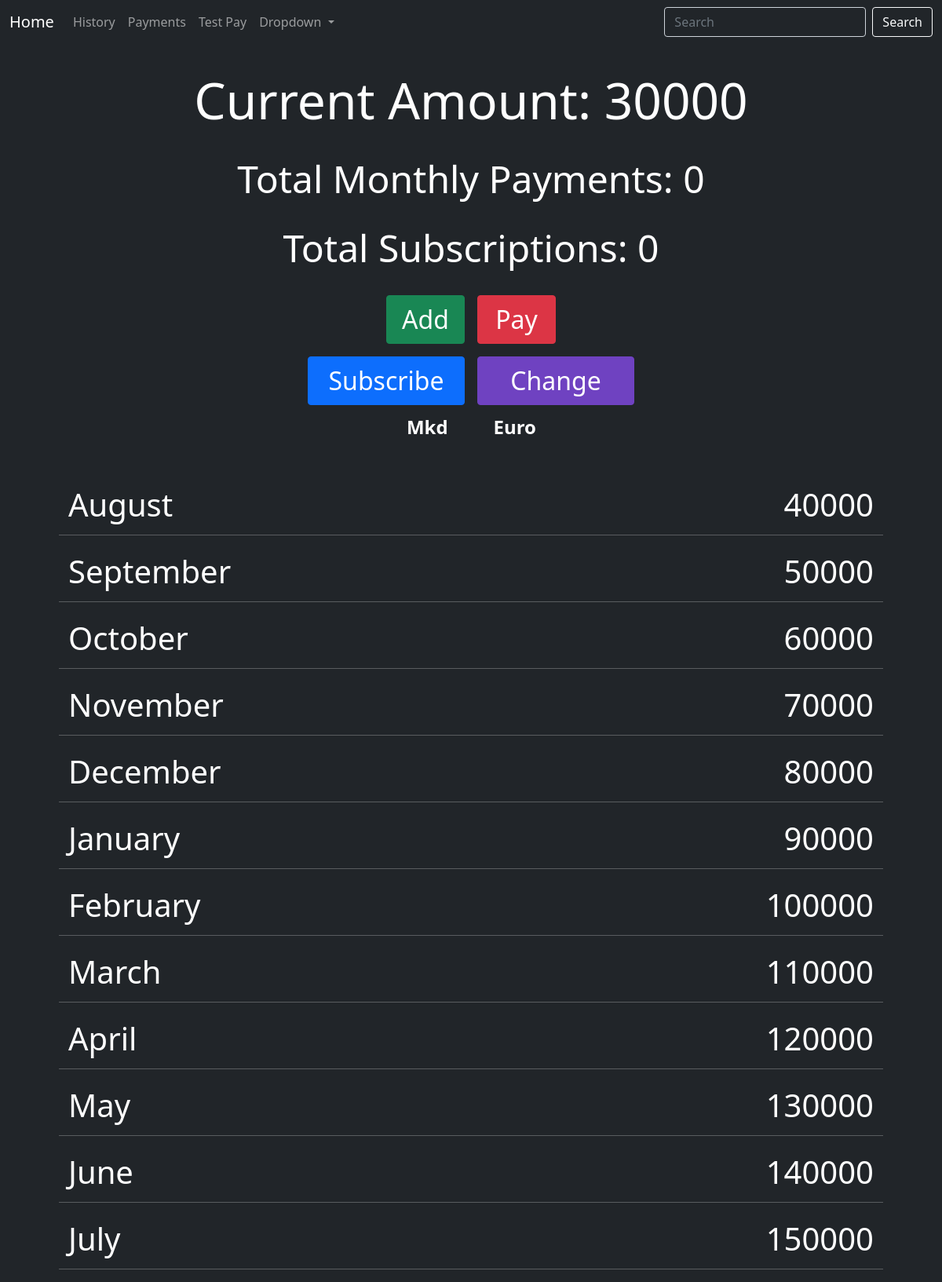
The page / on the database its author committed.
### State/models.py (models this page shows, shortened)
class CurrentState(models.Model):
    _singleton = models.BooleanField(default=True, editable=False, unique=True)
    amountInBank = models.IntegerField(default=0)
    amountInCash = models.IntegerField(default=0)
    currentAmount = models.IntegerField(default=0, editable=False)
    salary = models.IntegerField(default=29500)
    totalSubscriptions = models.IntegerField(default=0)
    def updateSubscriptions(self):
        self.totalSubscriptions = 0
        for payment in Subscription.objects.all():
            if payment.active:
                self.totalSubscriptions -= payment.amount
        self.save()
    def totalMonthlyPayments(self):
        total = 0
        for payment in SixMonthPayment.objects.all():
            if payment.monthsLeft in range(1,6):
                total += math.ceil(payment.amount/6)
        for payment in ThreeMonthPayment.objects.all():
            if payment.monthsLeft in range(1,3):
                total += math.ceil(payment.amount/3)
        return total
    def __init__(self, *args, **kwargs):
        super().__init__(*args, **kwargs)
        self.currentAmount = self.amountInBank + self.amountInCash
        self.updateSubscriptions()
        self.save()

### State/views.py (the view)
# urls.py: path('', Index.as_view(), name='Home'),
class Index(TemplateView):
    template_name = 'index.html'
    def get(self, request, **kwargs):
        updatePayments()
        context = self.get_context_data()
        return super(TemplateView, self).render_to_response(context)
    def get_context_data(self):
        if 'eur' in self.request.GET:
            months = GetMonths(True)
        else:
            months = GetMonths(False)
        context = {
            'state': CurrentState.objects.get(id=1),
            'payments': Payment.objects.all(),
            'months': months
        }
        return context

### State/views.py (called while the page is built, shortened)
def calculateMonthSum(month, full, six, three, state, salary, subscriptions, eur):
    now = datetime.datetime.now()
    if eur and month > now.month + 1:
        finalSum = state/0.016 + salary - subscriptions
    else:
        finalSum = state + salary - subscriptions
    negSum = 0
    finalSum += negSum
    if eur:
        return math.ceil(finalSum*0.016)
    return finalSum

def updatePayments():
    currentDay = datetime.datetime.now().day
    currentMonth = datetime.datetime.now().month

### State/templates/State/templates/index.html
{% extends 'base.html' %}
{% block content %}
<div class="row d-flex justify-content-center">
    <p style="text-align: center; font-size: 4rem"> Current Amount: {{ state.currentAmount }}</p>
    <p style="text-align: center; font-size: 3rem"> Total Monthly Payments: {{ state.totalMonthlyPayments }}</p>
    <p style="text-align: center; font-size: 3rem"> Total Subscriptions: {{ state.totalSubscriptions }}</p>
    <a class="btn btn-success m-2" style="font-size:2rem; width: 100px" type="submit" href="/add">Add</a>
    <a class="btn btn-danger m-2" style="font-size:2rem; width: 100px" type="submit" href="/pay">Pay</a>
</div>
<div class="row d-flex justify-content-center">
    <a class="btn btn-primary m-2" style="font-size:2rem; width: 200px" type="submit" href="/subscribe">Subscribe</a>
    <a class="btn btn-info m-2" style="font-size:2rem; width: 200px" type="submit" href="/change">Change</a>
</div>
<div class="row d-flex justify-content-center">
    <a class="col-1 badge badge-dark text-decoration-none d-flex justify-content-center me-2" style="font-size:1.5rem" href="/">Mkd</a>
    <a class="col-1 badge badge-dark text-decoration-none d-flex justify-content-center ms-3" style="font-size:1.5rem;" href="/?eur">Euro</a>
</div>
<br>
<br>
<div class="row">
{% for month, amount in months.items %}
<div class="col" style="text-align: left; font-size:2.5rem"> {{ month }} </div>
<div class="col mb-2" style="text-align: right; font-size:2.5rem"> {{ amount }} </div>
<br>
<hr>
{% endfor %}
</div>
{% endblock content %}

### rows shown on the page
CurrentState: currentAmount "30000", totalMonthlyPayments "0", totalSubscriptions "0"

### other values the page prints
{{ month }} "August" "September" "October" "November" "December" "January" "February" "March" "April" "May" "June" "July"
{{ amount }} "40000" "50000" "60000" "70000" "80000" "90000" "100000" "110000" "120000" "130000" "140000" "150000"
